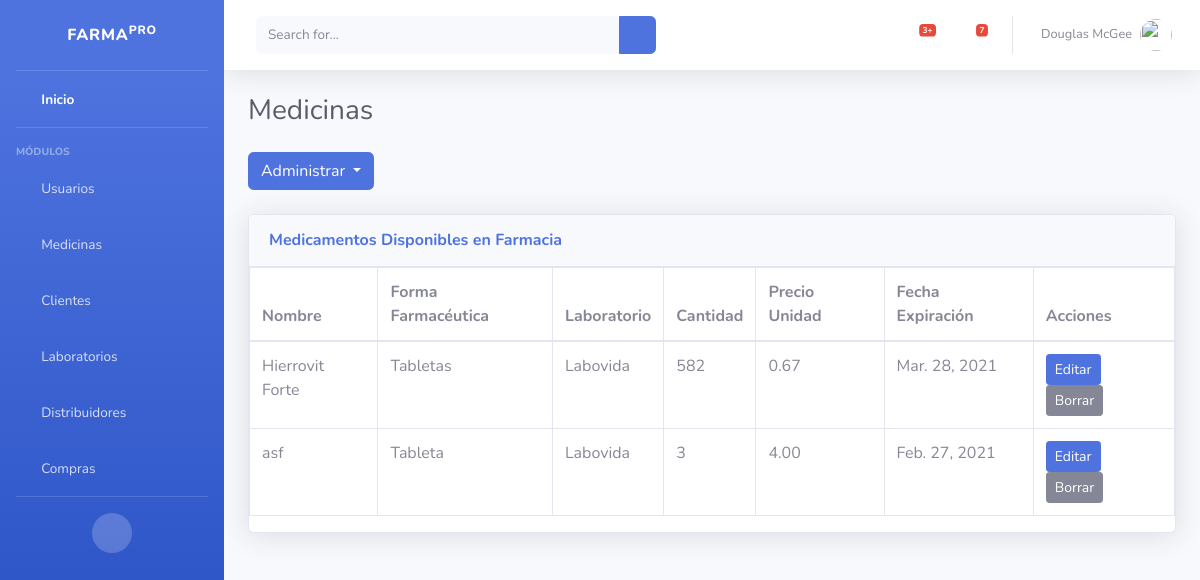
Screenshot of /medicamentos/ with the database file from the repository.
### medicamentos/models.py (models this page shows, shortened)
class Medicina (models.Model):
    nombre_comercial = models.CharField(max_length=100, verbose_name="Nombre", blank=False, null=False, unique=True)
    dci = models.CharField(max_length=100, verbose_name="DCI", blank=False, null=False, unique=True)
    forma_farmaceutica = models.CharField(max_length=50, verbose_name="Forma Farmacéutica", blank=False, null=False)
    laboratorio = models.ForeignKey(Laboratorio,on_delete=models.CASCADE, verbose_name="Laboratorio")
    cantidad_unidades = models.IntegerField(verbose_name="Cantidad", blank=False, null=False )
    precio = models.DecimalField(max_digits = 5, decimal_places = 2,verbose_name="Precio Unidad", blank=False, null=False)
    fecha_ingreso = models.DateTimeField(auto_now_add=True, verbose_name="Fecha de Ingreso")
    fecha_expiracion = models.DateField(verbose_name="Fecha de Expiración", blank=False, null=False)
    fecha_modificacion = models.DateTimeField(auto_now=True, verbose_name="Última Modificación")
    class Meta:
        verbose_name = "Medicina"
        verbose_name_plural = "Medicinas"

### laboratorios/models.py (models this page shows)
class Laboratorio (models.Model):
    nombre_laboratorio = models.CharField(max_length=100, verbose_name="Laboratorio", blank=False, null=False, unique=True)
    direccion_laboratorio = models.TextField(max_length=200, verbose_name="Dirección", blank=False, null=False)
    telefono_laboratorio = models.BigIntegerField(verbose_name="Teléfono", blank=False, null=False )
    correo_laboratorio = models.EmailField( verbose_name="Correo", blank=False, null=False)
    registro_laboratorio = models.CharField(max_length=200, verbose_name="Registro", blank=False, null=False)
    autorizacion_laboratorio = models.CharField(max_length=200, verbose_name="Autorización", blank=False, null=False)
    class Meta:
        verbose_name ="Laboratorio"
        verbose_name_plural ="Laboratorios"
    def __str__(self):
        return self.nombre_laboratorio # Atributo que me muestra en la tabla del Admin

### medicamentos/views.py (the view)
# urls.py: path("", MedicinaListView.as_view(), name="medicamentos"),
class MedicinaListView(ListView):
    model = Medicina

### medicamentos/templates/medicamentos/medicina_list.html
{% extends 'core/base.html' %}
{% block cabecera %}
Medicinas
{% endblock %}
{% block pie %}
{% include 'medicamentos/medicina_menu.html'%}
<div class="card shadow mb-4">
  <div class="card-header py-3">
      <h6 class="m-0 font-weight-bold text-primary">Medicamentos Disponibles en Farmacia</h6>
  </div>
      <div class="table-responsive">
<table class="table table-bordered" id="dataTable" width="100%" cellspacing="0">
<thead>
    <tr>
      <th scope="col">Nombre</th>
      <th scope="col">Forma Farmacéutica</th>
      <th scope="col">Laboratorio</th>
      <th scope="col">Cantidad</th>
      <th scope="col">Precio Unidad</th>
      <th scope="col">Fecha Expiración</th>
      <th scope="col">Acciones</th>
    </tr>
  </thead>
    <tbody>
        {% for medicina in object_list %}
    <tr>
        <td>{{medicina.nombre_comercial}}</td>
        <td>{{medicina.forma_farmaceutica}}</td>
        <td>{{medicina.laboratorio}}</td>
        <td>{{medicina.cantidad_unidades}}</td>
        <td>{{medicina.precio}}</td>
        <td>{{medicina.fecha_expiracion}}</td>
        <td>
          <a href="{% url 'medicamentos:update' medicina.id %}" class="btn btn-sm btn-primary">Editar</a>
          <a href="{% url 'medicamentos:delete' medicina.id %}" class="btn btn-secondary btn-sm">Borrar</a>
        </td>
    </tr>
    {% endfor %}
    </tbody>
</table>
{% endblock %}

### rows the page displays
Medicina: nombre_comercial "Hierrovit Forte", forma_farmaceutica "Tabletas", laboratorio "Labovida", cantidad_unidades "582", precio "0.67", fecha_expiracion "Mar. 28, 2021"
Medicina: nombre_comercial "asf", forma_farmaceutica "Tableta", laboratorio "Labovida", cantidad_unidades "3", precio "4.00", fecha_expiracion "Feb. 27, 2021"
